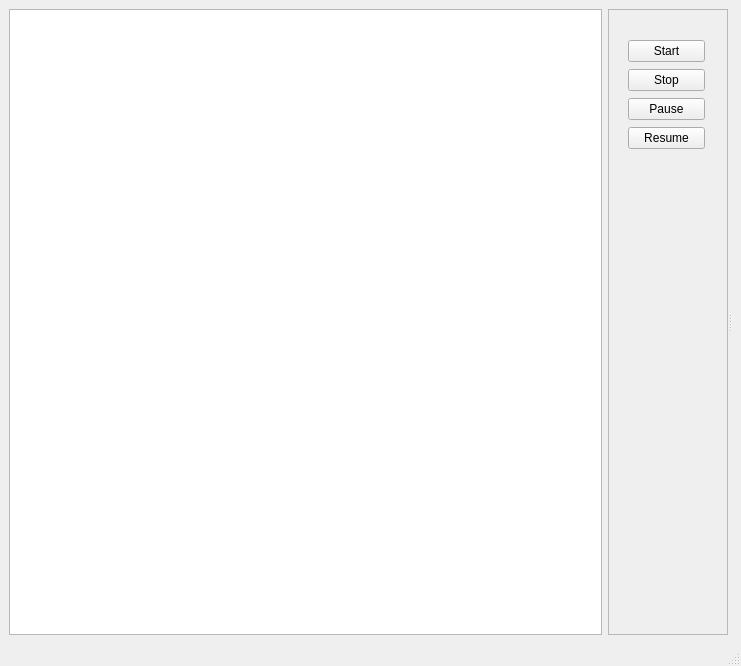
<?xml version="1.0" encoding="UTF-8"?>
<ui version="4.0">
 <class>MainWindow</class>
 <widget class="QMainWindow" name="MainWindow">
  <property name="geometry">
   <rect>
    <x>0</x>
    <y>0</y>
    <width>741</width>
    <height>666</height>
   </rect>
  </property>
  <property name="windowTitle">
   <string>MainWindow</string>
  </property>
  <widget class="QWidget" name="centralwidget">
   <layout class="QHBoxLayout" name="horizontalLayout">
    <item>
     <widget class="QGraphicsView" name="display"/>
    </item>
    <item>
     <widget class="QSplitter" name="splitter_2">
      <property name="orientation">
       <enum>Qt::Horizontal</enum>
      </property>
      <widget class="QFrame" name="frame">
       <property name="minimumSize">
        <size>
         <width>120</width>
         <height>200</height>
        </size>
       </property>
       <property name="maximumSize">
        <size>
         <width>120</width>
         <height>10000</height>
        </size>
       </property>
       <property name="frameShape">
        <enum>QFrame::StyledPanel</enum>
       </property>
       <property name="frameShadow">
        <enum>QFrame::Raised</enum>
       </property>
       <widget class="QWidget" name="layoutWidget">
        <property name="geometry">
         <rect>
          <x>20</x>
          <y>30</y>
          <width>77</width>
          <height>112</height>
         </rect>
        </property>
        <layout class="QVBoxLayout" name="verticalLayout">
         <item>
          <widget class="QPushButton" name="button_start">
           <property name="text">
            <string>Start</string>
           </property>
          </widget>
         </item>
         <item>
          <widget class="QPushButton" name="button_stop">
           <property name="text">
            <string>Stop</string>
           </property>
          </widget>
         </item>
         <item>
          <widget class="QPushButton" name="button_pause">
           <property name="text">
            <string>Pause</string>
           </property>
          </widget>
         </item>
         <item>
          <widget class="QPushButton" name="button_resume">
           <property name="text">
            <string>Resume</string>
           </property>
          </widget>
         </item>
        </layout>
       </widget>
      </widget>
      <widget class="QSplitter" name="splitter">
       <property name="orientation">
        <enum>Qt::Vertical</enum>
       </property>
      </widget>
     </widget>
    </item>
   </layout>
  </widget>
  <widget class="QMenuBar" name="menubar">
   <property name="geometry">
    <rect>
     <x>0</x>
     <y>0</y>
     <width>741</width>
     <height>26</height>
    </rect>
   </property>
  </widget>
  <widget class="QStatusBar" name="statusbar"/>
 </widget>
 <resources/>
 <connections/>
</ui>
